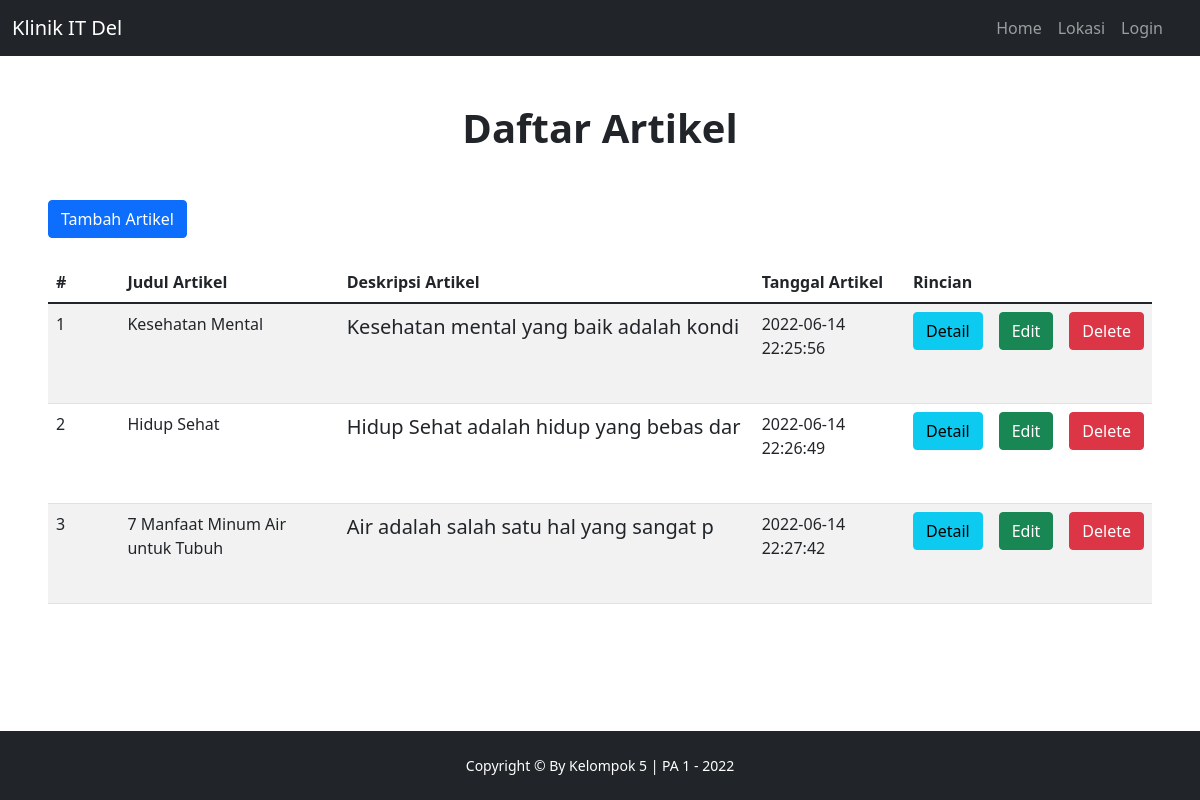
Screenshot of /views/admin/daftar_artikel.php with the database file from the repository.
### tables this page shows
CREATE TABLE `artikel` (
  `id` int(11) NOT NULL AUTO_INCREMENT,
  `judul_artikel` varchar(100) NOT NULL,
  `deskripsi_artikel` text NOT NULL,
  `lampiran` varchar(100) NOT NULL,
  `tanggal_artikel` datetime NOT NULL,
  `user_id` int(100) DEFAULT NULL,
  PRIMARY KEY (`id`),
  KEY `user_id` (`user_id`),
  CONSTRAINT `artikel_ibfk_1` FOREIGN KEY (`user_id`) REFERENCES `user` (`id`)
);

### views/admin/daftar_artikel.php (the view, shortened to what this page needs)
<?php
    include("view-header.php");
?>
<!DOCTYPE html>
<html lang="en">
    <body class="d-flex flex-column">
        <main class="flex-shrink-0">
            <section class="py-5">
                <div class="container px-5">
                    <?php
                        $query = mysqli_query($connect, "SELECT * FROM artikel");
                    ?>
                    <div class="text-center mb-5">
                        <h1 class="fw-bolder">Daftar Artikel</h1>
                    </div>
                    <a href="./tambah_artikel"><button type="button" class="btn btn-primary">Tambah Artikel</button></a>
                    <br>
                    <br>
                    <div class="table-responsive">
                    <table class="table table-fixed table-striped">
                        <thead>
                            <tr>
                                <th scope="col" class="col-1">#</th>
                                <th scope="col" class="col-3">Judul Artikel</th>
                                <th scope="col" class="col-6">Deskripsi Artikel</th>
                                <th scope="col" class="col-2">Tanggal Artikel</th>
                                <th scope="col" class="col-1">Rincian</th>
                            </tr>
                        </thead>
                        <tbody>
                           <?php
                                $no = 1;
                                while ($data = mysqli_fetch_assoc($query))
                                {
                                    echo '<tr>
                                            <td>'.$no.'</td>
                                            <td>'.$data['judul_artikel'].'</td>
                                            <td>'.substr($data['deskripsi_artikel'], 0, 60).'</td>
                                            <td>'.$data['tanggal_artikel'].'</td>
                                            <td><a href="./detail_artikel?id='.$data['id'].'"><button type="button" class="btn btn-info">Detail</button></a></td>
                                            <td><a href="./edit_artikel?id='.$data['id'].'"><button type="button" class="btn btn-success">Edit</button></a></td>
                                            <td><a href="./hapus_artikel?id='.$data['id'].'"><button type="button" class="btn btn-danger" onclick="deleteFunction()">Delete</button></td>
                                        </tr>';
                                $no++;
                                    }
                           ?>
                        </tbody>
                    </table>
                </div>
                </div>
            </section>
        </main>
    </body>
</html>
<?php
    include("view-footer.php");
?>

### assets/css/custom_table.css (style rules this page uses)
.table-fixed tbody { height: 300px; overflow-y: auto; width: 90%; }

### views/admin/view-header.php (style rules this page uses)
@media (min-width: 1200px) { .container { max-width: 1200px; } }

### rows the page displays
artikel: judul_artikel "Kesehatan Mental", deskripsi_artikel "Kesehatan mental yang baik adalah kondi", tanggal_artikel "2022-06-14 22:25:56"
artikel: judul_artikel "Hidup Sehat", deskripsi_artikel "Hidup Sehat adalah hidup yang bebas dar", tanggal_artikel "2022-06-14 22:26:49"
artikel: judul_artikel "7 Manfaat Minum Air untuk Tubuh", deskripsi_artikel "Air adalah salah satu hal yang sangat p", tanggal_artikel "2022-06-14 22:27:42"
